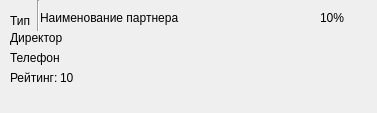
<?xml version="1.0" encoding="UTF-8"?>
<ui version="4.0">
 <class>Form</class>
 <widget class="QWidget" name="Form">
  <property name="geometry">
   <rect>
    <x>0</x>
    <y>0</y>
    <width>377</width>
    <height>113</height>
   </rect>
  </property>
  <property name="windowTitle">
   <string>Form</string>
  </property>
  <widget class="QLabel" name="type_fild">
   <property name="geometry">
    <rect>
     <x>10</x>
     <y>10</y>
     <width>21</width>
     <height>21</height>
    </rect>
   </property>
   <property name="text">
    <string>Тип</string>
   </property>
  </widget>
  <widget class="QLabel" name="partner_name">
   <property name="geometry">
    <rect>
     <x>40</x>
     <y>10</y>
     <width>251</width>
     <height>16</height>
    </rect>
   </property>
   <property name="text">
    <string>Наименование партнера</string>
   </property>
  </widget>
  <widget class="QLabel" name="director">
   <property name="geometry">
    <rect>
     <x>10</x>
     <y>30</y>
     <width>231</width>
     <height>16</height>
    </rect>
   </property>
   <property name="text">
    <string>Директор</string>
   </property>
  </widget>
  <widget class="QLabel" name="phone">
   <property name="geometry">
    <rect>
     <x>10</x>
     <y>50</y>
     <width>231</width>
     <height>16</height>
    </rect>
   </property>
   <property name="text">
    <string>Телефон</string>
   </property>
  </widget>
  <widget class="QLabel" name="rating_label">
   <property name="geometry">
    <rect>
     <x>10</x>
     <y>70</y>
     <width>49</width>
     <height>16</height>
    </rect>
   </property>
   <property name="text">
    <string>Рейтинг:</string>
   </property>
  </widget>
  <widget class="QLabel" name="rating_field">
   <property name="geometry">
    <rect>
     <x>60</x>
     <y>70</y>
     <width>49</width>
     <height>16</height>
    </rect>
   </property>
   <property name="text">
    <string>10</string>
   </property>
  </widget>
  <widget class="Line" name="line">
   <property name="geometry">
    <rect>
     <x>30</x>
     <y>0</y>
     <width>16</width>
     <height>31</height>
    </rect>
   </property>
   <property name="orientation">
    <enum>Qt::Vertical</enum>
   </property>
  </widget>
  <widget class="QLabel" name="discount_field">
   <property name="geometry">
    <rect>
     <x>320</x>
     <y>10</y>
     <width>49</width>
     <height>16</height>
    </rect>
   </property>
   <property name="text">
    <string>10%</string>
   </property>
  </widget>
 </widget>
 <resources/>
 <connections/>
</ui>
